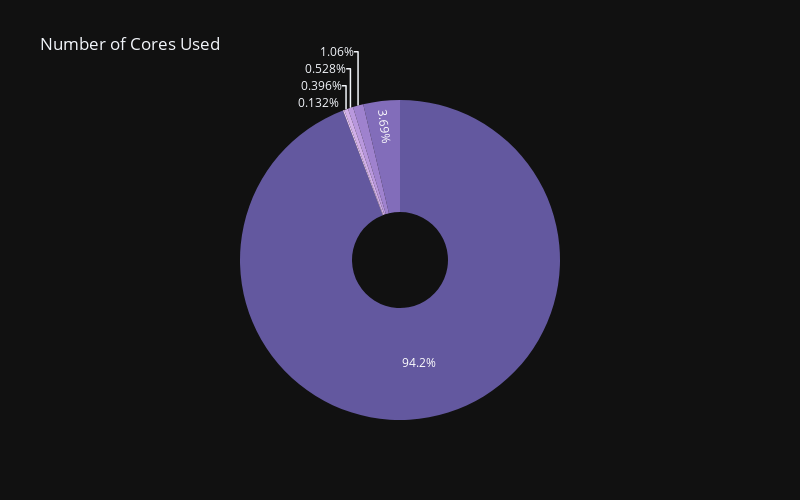

Notebook cell for this chart:
### Code cell
temp_df = df["core_count"].value_counts().reset_index()
temp_df.columns = ["core_count", "count"]

fig = px.pie(
    temp_df,
    names="core_count",
    values="count",
    color_discrete_sequence=px.colors.sequential.Purp_r,
    hole=0.3,
    template="plotly_dark",
    title="Number of Cores Used",
    height=500,
    width=800
)

fig.update_layout(showlegend=False)

fig.show()

### Figure 1 — Plotly figure (JSON) as saved in the notebook; plotly's stock layout.template omitted (floating-point values rounded to 4 significant figures)
{"data": [{"domain": {"x": [0, 1], "y": [0, 1]}, "hole": 0.3, "hovertemplate": "core_count=%{label}<br>count=%{value}<extra></extra>", "labels": [8, 6, 10, 1, 9, 2], "legendgroup": "", "name": "", "showlegend": true, "type": "pie", "values": [714, 28, 8, 4, 3, 1]}], "layout": {"height": 500, "legend": {"tracegroupgap": 0}, "piecolorway": ["rgb(99, 88, 159)", "rgb(130, 109, 186)", "rgb(159, 130, 206)", "rgb(185, 152, 221)", "rgb(209, 175, 232)", "rgb(228, 199, 241)", "rgb(243, 224, 247)"], "showlegend": false, "title": {"text": "Number of Cores Used"}, "width": 800}}
